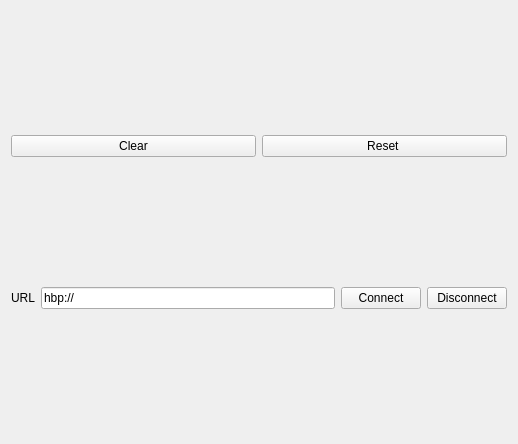
<?xml version="1.0" encoding="UTF-8"?>
<ui version="4.0">
 <class>TransferFunctionEditor</class>
 <widget class="QWidget" name="TransferFunctionEditor">
  <property name="geometry">
   <rect>
    <x>0</x>
    <y>0</y>
    <width>518</width>
    <height>444</height>
   </rect>
  </property>
  <property name="windowTitle">
   <string>Form</string>
  </property>
  <layout class="QGridLayout" name="gridLayout">
   <item row="2" column="0">
    <layout class="QVBoxLayout" name="redLayout"/>
   </item>
   <item row="4" column="0">
    <layout class="QVBoxLayout" name="blueLayout"/>
   </item>
   <item row="5" column="0">
    <layout class="QVBoxLayout" name="rgbaLayout"/>
   </item>
   <item row="0" column="0">
    <layout class="QHBoxLayout" name="horizontalLayout_3">
     <item>
      <widget class="QPushButton" name="clearButton">
       <property name="text">
        <string>Clear</string>
       </property>
      </widget>
     </item>
     <item>
      <widget class="QPushButton" name="resetButton">
       <property name="text">
        <string>Reset </string>
       </property>
      </widget>
     </item>
    </layout>
   </item>
   <item row="3" column="0">
    <layout class="QVBoxLayout" name="greenLayout"/>
   </item>
   <item row="7" column="0">
    <layout class="QVBoxLayout" name="rgbGradientLayout"/>
   </item>
   <item row="1" column="0">
    <layout class="QHBoxLayout" name="horizontalLayout_2">
     <item>
      <widget class="QLabel" name="label_2">
       <property name="text">
        <string>URL</string>
       </property>
      </widget>
     </item>
     <item>
      <widget class="QLineEdit" name="txtURL">
       <property name="text">
        <string>hbp://</string>
       </property>
      </widget>
     </item>
     <item>
      <widget class="QPushButton" name="btnConnect">
       <property name="text">
        <string>Connect</string>
       </property>
      </widget>
     </item>
     <item>
      <widget class="QPushButton" name="btnDisconnect">
       <property name="text">
        <string>Disconnect</string>
       </property>
      </widget>
     </item>
    </layout>
   </item>
  </layout>
 </widget>
 <resources/>
 <connections/>
</ui>
